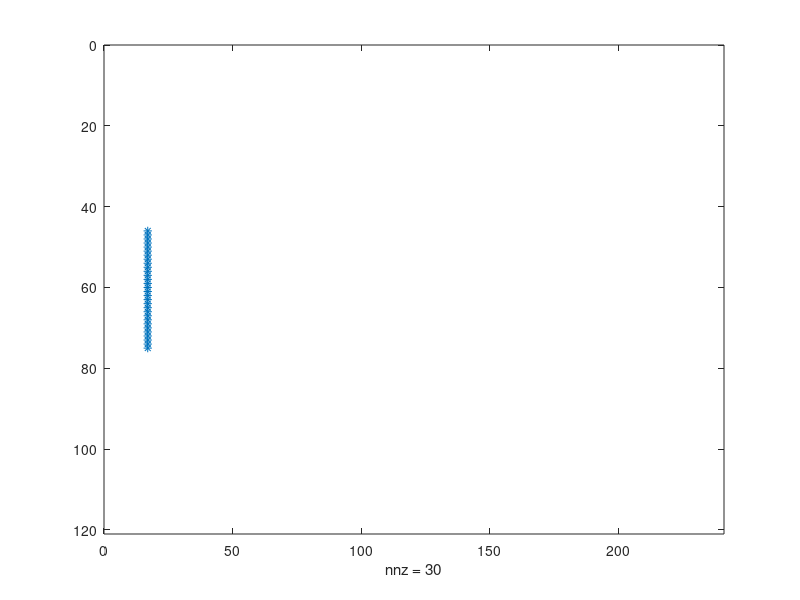

This figure's MATLAB source: (Note: this script raises an error after producing the figure.)
function input_tign_g
% create file input_tign_g for reading by ideal.exe

% edit these numbers as needed
burner_size_m     = [750,25]   %
domain_size_m     = [3000,6000]
mesh_step_m       = [25,25]
burner_dist_m     = 400
burner_start_s    = 10
burner_end_s      = 1e6

% do not edit under this line

domain_size_cells = div(domain_size_m,mesh_step_m)
burner_size_cells = div(burner_size_m,mesh_step_m)

% place burner burner_dist_m from start in direction 1 and symmetrically in direction 2
burner_dist_cells = [(domain_size_cells(1)-burner_size_cells(1))/2,...
    div(burner_dist_m,mesh_step_m(2))]
burner_start_cells = burner_dist_cells+1;
burner_end_cells   = burner_dist_cells+burner_size_cells;

burner_mask = zeros(domain_size_cells);
burner_mask(burner_start_cells(1):burner_end_cells(1),...
            burner_start_cells(2):burner_end_cells(2)) = 1;
spy(burner_mask)
fprintf('burner cells %i from %i\n',nnz(burner_mask),prod(domain_size_cells))

burner_tign = zeros(domain_size_cells);
burner_tign(burner_mask(:)==0) = burner_end_s;
burner_tign(burner_mask(:) >0) = burner_start_s;

file = 'input_tign_g';
write_array_2d(file,burner_tign')
fprintf('Burner ignition written to file %s for ideal.exe\n',file)
% ncreplace('wrfinput_d01','TIGN_G',burner_tign)

end

function size_cells=div(size_m,step_m)
size_cells=size_m./step_m;
if any((size_cells - round(size_cells))>10*eps),
    warning('given size in m should be multiple of step_size_m')
end
size_cells = round(size_cells)
end    
